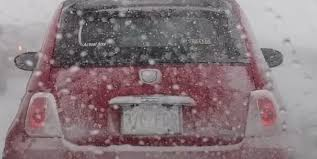
#> input picture images.jpg, 317 x 159 px, found by its file name
$ jupyter execute 'WORKSHOP 5.ipynb'
#> lines starting #> are read from the running program, lines starting #| are printed output that depends on the picture; after the words box and inside, x2 and y2 are one past the last pixel; in counts of white or black regions, pixels touching at a corner belong together
[cell 1]
import cv2
import matplotlib.pyplot as plt

# Function to display image
def display(img, title):
    img_rgb = cv2.cvtColor(img, cv2.COLOR_BGR2RGB)
    plt.figure(figsize=(10,6))
    plt.imshow(img_rgb)
    plt.title(title)
    plt.axis('off')
    plt.show()

# Load image
img = cv2.imread(r"C:\Users\admin\OneDrive\Pictures\images.jpg")
#> img is the input picture: shape (159, 317, 3); mean B, G, R 123.5, 119.3, 135

if img is None:
    print("Error: Image not loaded!")
else:
    print("Image loaded successfully.")

# Load Haar Cascade
plate_cascade = cv2.CascadeClassifier(
    r"C:\Users\admin\Downloads\haarcascade_licence_plate_rus_16stages.xml"
)

if plate_cascade.empty():
    print("Error: Cascade file not loaded!")

# Display Original Image
display(img, "Original Image")

# Create copy for detection
img_detected = img.copy()

# Convert to grayscale
gray = cv2.cvtColor(img_detected, cv2.COLOR_BGR2GRAY)
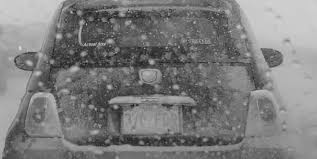
#> gray: shape (159, 317); min 20, max 216, mean 124.5

# Detect plates
plates = plate_cascade.detectMultiScale(
    gray,
    scaleFactor=1.05,
    minNeighbors=2,
    minSize=(30,30)
)
#> plates = [[30, 88, 168, 42]]

print("Number of Plates Detected:", len(plates))
#| Number of Plates Detected: 1

# Draw rectangle around detected plates
for (x, y, w, h) in plates:
    cv2.rectangle(
        img_detected,
        (x, y),
        (x + w, y + h),
        (0, 255, 0),
        3
    )
#> this loop made 1 pass
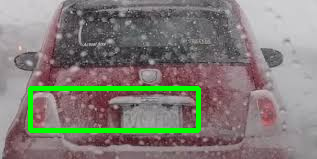
#> img_detected: shape (159, 317, 3); 4.14% of pixels changed, all inside (x1, y1, x2, y2) = (28, 86, 201, 133)

# Display Detected Image
display(img_detected, "License Plate Detected")
